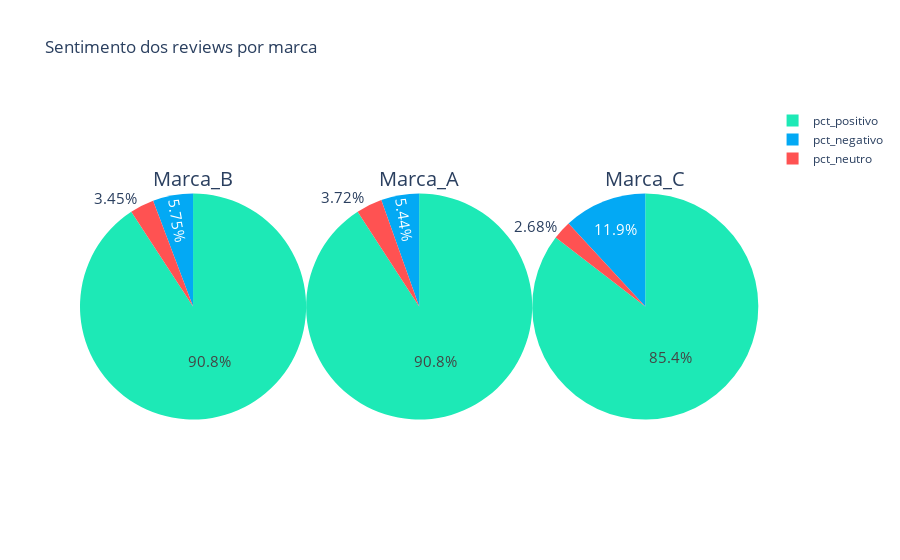

Notebook code for this chart:
### Code cell
import plotly.graph_objs as go

colors = ['#1DE9B6', '#03A9F4', '#FF5252']

trace1 = go.Pie(
     values=pct_sent.Marca_B,
     labels=pct_sent.sentiment,
     domain=dict(x=[0, 0.333]),
     name="Marca_B",
     hoverinfo="label+percent+name",
     title='Marca_B'
)
trace2 = go.Pie(
     values=pct_sent.Marca_A,
     labels=pct_sent.sentiment,
     domain=dict(x=[0.333, 0.666]),
     name="Marca_A",
     hoverinfo="label+percent+name",
     title='Marca_A'
)
trace3 = go.Pie(
     values=pct_sent.Marca_C,
     labels=pct_sent.sentiment,
     domain=dict(x=[0.666, 0.999]),
     name="Marca_C",
     hoverinfo="label+percent+name",
     title='Marca_C'
)
layout = go.Layout(title="Sentimento dos reviews por marca",)
data = [trace1, trace2, trace3]
fig = go.Figure(data=data, layout=layout)

fig.update_traces(titlefont_size=20, textfont_size=15,
                  marker=dict(colors=colors))


fig.show()

### Figure 1 — Plotly figure (JSON) as saved in the notebook; plotly's stock layout.template omitted (floating-point values rounded to 4 significant figures)
{"data": [{"domain": {"x": [0, 0.333]}, "hoverinfo": "label+percent+name", "labels": ["pct_positivo", "pct_negativo", "pct_neutro"], "marker": {"colors": ["#1DE9B6", "#03A9F4", "#FF5252"]}, "name": "Marca_B", "textfont": {"size": 15}, "title": {"font": {"size": 20}, "text": "Marca_B"}, "type": "pie", "values": [90.8, 5.75, 3.45]}, {"domain": {"x": [0.333, 0.666]}, "hoverinfo": "label+percent+name", "labels": ["pct_positivo", "pct_negativo", "pct_neutro"], "marker": {"colors": ["#1DE9B6", "#03A9F4", "#FF5252"]}, "name": "Marca_A", "textfont": {"size": 15}, "title": {"font": {"size": 20}, "text": "Marca_A"}, "type": "pie", "values": [90.83, 5.44, 3.72]}, {"domain": {"x": [0.666, 0.999]}, "hoverinfo": "label+percent+name", "labels": ["pct_positivo", "pct_negativo", "pct_neutro"], "marker": {"colors": ["#1DE9B6", "#03A9F4", "#FF5252"]}, "name": "Marca_C", "textfont": {"size": 15}, "title": {"font": {"size": 20}, "text": "Marca_C"}, "type": "pie", "values": [85.44, 11.88, 2.68]}], "layout": {"title": {"text": "Sentimento dos reviews por marca"}}}
